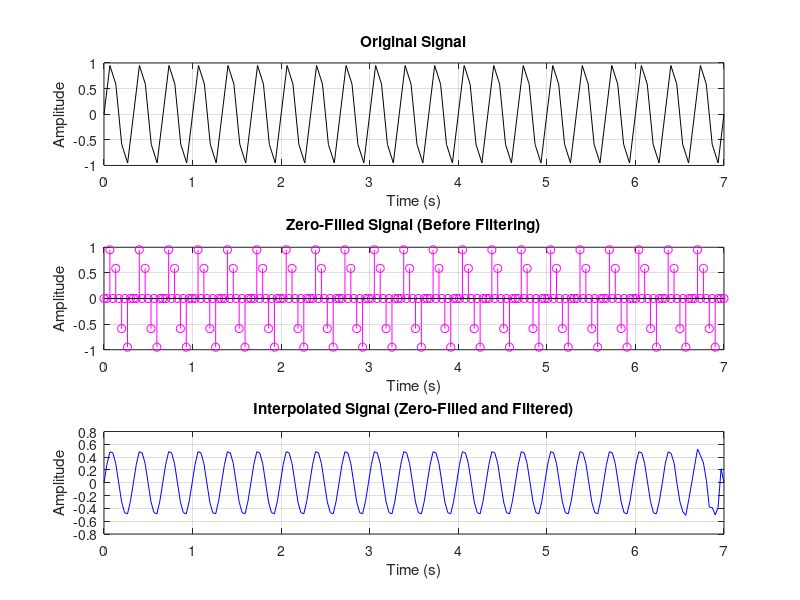

The MATLAB source for this figure: (Note: this script raises an error after producing the figure.)
% Define original and target sample rates
fs_min = 15;  % Hz Low
fs_max = 20;  % Hz High

% Define signal parameters
occurrence = 3;  % Hz
sec = 7;  % seconds

% Create the original sine wave signal
r = 0:1/fs_min:sec;  % Time vector
original_signal = sin(2*pi*occurrence*r);

% Zero filling (upsample by 4)
upsampling_factor = 2;  % Define a named constant
zero_filled_signal = zeros(1, length(original_signal) * upsampling_factor);
zero_filled_signal(1:upsampling_factor:end) = original_signal;  % Insert the original signal every 2nd sample

% Low-pass filtering (after zero filling)
filter_order = 8;  % Consider increasing the filter order for a sharper cutoff
cutoff_freq = fs_min / 2;  % Nyquist frequency of the original signal

% Design a low-pass filter using the butterworth filter
[b, a] = butter(filter_order, cutoff_freq / (fs_max / 2));  % fs_target / 2 is the Nyquist freq after upsampling

% Apply low-pass filtering (use filtfilt for zero-phase filtering)
interpolated_signal = filtfilt(b, a, zero_filled_signal);  % Zero-phase filtering to avoid delay

% Time vector for upsampled signal (adjust the length to match interpolated_signal)
t_upsampled = linspace(0, sec, length(interpolated_signal));  % Adjusted time vector

% Plot the results
figure;
subplot(3,1,1);
plot(r, original_signal, 'k-');
grid on;
title('Original Signal');
xlabel('Time (s)');
ylabel('Amplitude');

subplot(3,1,2);
stem(linspace(0, sec, length(zero_filled_signal)), zero_filled_signal, 'm-');  % Adjusted stem plot
grid on;
title('Zero-Filled Signal (Before Filtering)');
xlabel('Time (s)');
ylabel('Amplitude');

subplot(3,1,3);
plot(t_upsampled, interpolated_signal, 'b-');  % Adjusted time vector for the filtered signal
grid on;
title('Interpolated Signal (Zero-Filled and Filtered)');
xlabel('Time (s)');
ylabel('Amplitude');

% Adjust the figure layout
sgtitle('Zero-Filling and Interpolation with Correct Filtering');
set(gcf, 'Position', [100, 100, 800, 600]);
